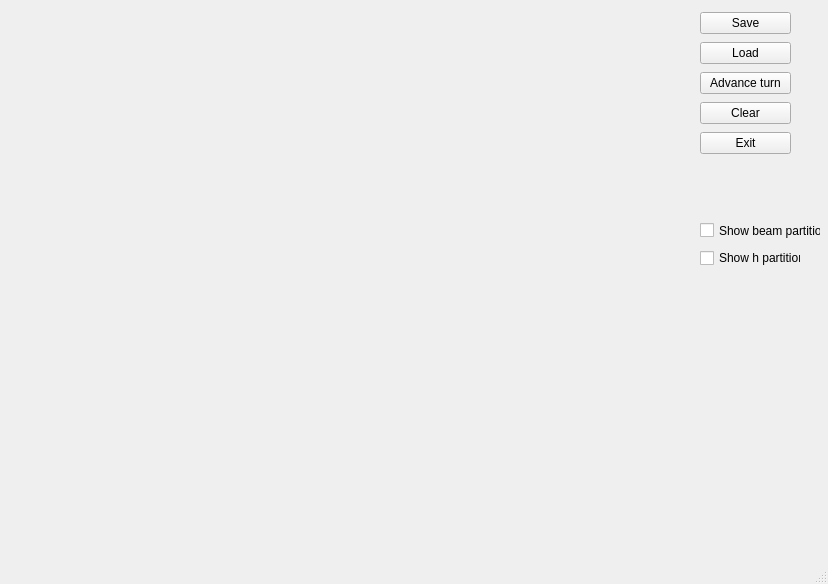
<?xml version="1.0" encoding="UTF-8"?>
<ui version="4.0">
 <class>MainWindow</class>
 <widget class="QMainWindow" name="MainWindow">
  <property name="geometry">
   <rect>
    <x>0</x>
    <y>0</y>
    <width>828</width>
    <height>584</height>
   </rect>
  </property>
  <property name="windowTitle">
   <string>MainWindow</string>
  </property>
  <widget class="QWidget" name="centralwidget">
   <widget class="QWidget" name="horizontalLayoutWidget">
    <property name="geometry">
     <rect>
      <x>9</x>
      <y>9</y>
      <width>681</width>
      <height>541</height>
     </rect>
    </property>
    <layout class="QHBoxLayout" name="horizontalLayout">
     <property name="sizeConstraint">
      <enum>QLayout::SetNoConstraint</enum>
     </property>
    </layout>
   </widget>
   <widget class="QWidget" name="verticalLayoutWidget">
    <property name="geometry">
     <rect>
      <x>700</x>
      <y>10</y>
      <width>91</width>
      <height>151</height>
     </rect>
    </property>
    <layout class="QVBoxLayout" name="verticalLayout">
     <item>
      <widget class="QPushButton" name="saveButton">
       <property name="text">
        <string>Save</string>
       </property>
      </widget>
     </item>
     <item>
      <widget class="QPushButton" name="loadButton">
       <property name="text">
        <string>Load</string>
       </property>
      </widget>
     </item>
     <item>
      <widget class="QPushButton" name="turnButton">
       <property name="text">
        <string>Advance turn</string>
       </property>
      </widget>
     </item>
     <item>
      <widget class="QPushButton" name="clearButton">
       <property name="text">
        <string>Clear</string>
       </property>
      </widget>
     </item>
     <item>
      <widget class="QPushButton" name="exitButton">
       <property name="text">
        <string>Exit</string>
       </property>
      </widget>
     </item>
    </layout>
   </widget>
   <widget class="QCheckBox" name="beamBox">
    <property name="geometry">
     <rect>
      <x>700</x>
      <y>220</y>
      <width>121</width>
      <height>21</height>
     </rect>
    </property>
    <property name="text">
     <string>Show beam partition</string>
    </property>
   </widget>
   <widget class="QCheckBox" name="hBox">
    <property name="geometry">
     <rect>
      <x>700</x>
      <y>250</y>
      <width>101</width>
      <height>16</height>
     </rect>
    </property>
    <property name="text">
     <string>Show h partition</string>
    </property>
   </widget>
  </widget>
  <widget class="QMenuBar" name="menubar">
   <property name="geometry">
    <rect>
     <x>0</x>
     <y>0</y>
     <width>828</width>
     <height>21</height>
    </rect>
   </property>
  </widget>
  <widget class="QStatusBar" name="statusbar"/>
 </widget>
 <resources/>
 <connections>
  <connection>
   <sender>exitButton</sender>
   <signal>clicked()</signal>
   <receiver>MainWindow</receiver>
   <slot>close()</slot>
   <hints>
    <hint type="sourcelabel">
     <x>745</x>
     <y>96</y>
    </hint>
    <hint type="destinationlabel">
     <x>403</x>
     <y>291</y>
    </hint>
   </hints>
  </connection>
 </connections>
</ui>
